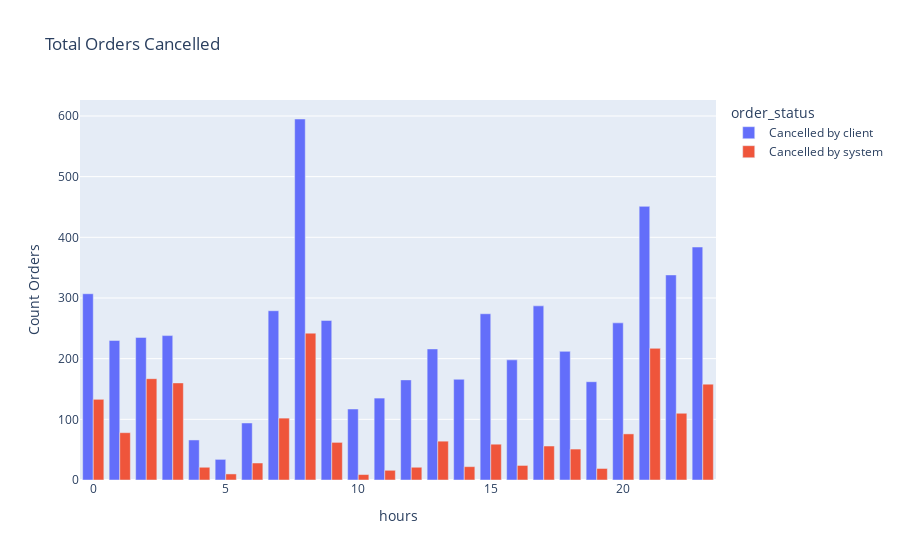

The code cell stored with this chart in its notebook:
### Markdown cell above
2. Plot the distribution of failed orders by hours. Is there a trend that certain hours have an abnormally high proportion of one category or another? What hours are the biggest fails? How can this be explained?

### Code cell
time = df_new.groupby(['hours', 'order_status']).size().rename("Count Orders").reset_index()

fig = px.bar(time, x='hours', y='Count Orders', color='order_status',
             barmode='group', title="Total Orders Cancelled")
fig.show()

### Figure 1 — Plotly figure (JSON) as saved in the notebook; plotly's stock layout.template omitted (floating-point values rounded to 4 significant figures)
{"data": [{"alignmentgroup": "True", "hovertemplate": "order_status=Cancelled by client<br>hours=%{x}<br>Count Orders=%{y}<extra></extra>", "legendgroup": "Cancelled by client", "marker": {"color": "#636efa", "pattern": {"shape": ""}}, "name": "Cancelled by client", "offsetgroup": "Cancelled by client", "orientation": "v", "showlegend": true, "textposition": "auto", "type": "bar", "x": [0, 1, 2, 3, 4, 5, 6, 7, 8, 9, 10, 11, 12, 13, 14, 15, 16, 17, 18, 19, 20, 21, 22, 23], "xaxis": "x", "y": [307, 230, 235, 238, 66, 34, 94, 279, 595, 263, 117, 135, 165, 216, 166, 274, 198, 287, 212, 162, 259, 451, 338, 384], "yaxis": "y"}, {"alignmentgroup": "True", "hovertemplate": "order_status=Cancelled by system<br>hours=%{x}<br>Count Orders=%{y}<extra></extra>", "legendgroup": "Cancelled by system", "marker": {"color": "#EF553B", "pattern": {"shape": ""}}, "name": "Cancelled by system", "offsetgroup": "Cancelled by system", "orientation": "v", "showlegend": true, "textposition": "auto", "type": "bar", "x": [0, 1, 2, 3, 4, 5, 6, 7, 8, 9, 10, 11, 12, 13, 14, 15, 16, 17, 18, 19, 20, 21, 22, 23], "xaxis": "x", "y": [133, 78, 167, 160, 21, 10, 28, 102, 242, 62, 9, 16, 21, 64, 22, 59, 24, 56, 51, 19, 76, 217, 110, 158], "yaxis": "y"}], "layout": {"barmode": "group", "legend": {"title": {"text": "order_status"}, "tracegroupgap": 0}, "title": {"text": "Total Orders Cancelled"}, "xaxis": {"anchor": "y", "domain": [0, 1], "title": {"text": "hours"}}, "yaxis": {"anchor": "x", "domain": [0, 1], "title": {"text": "Count Orders"}}}}
